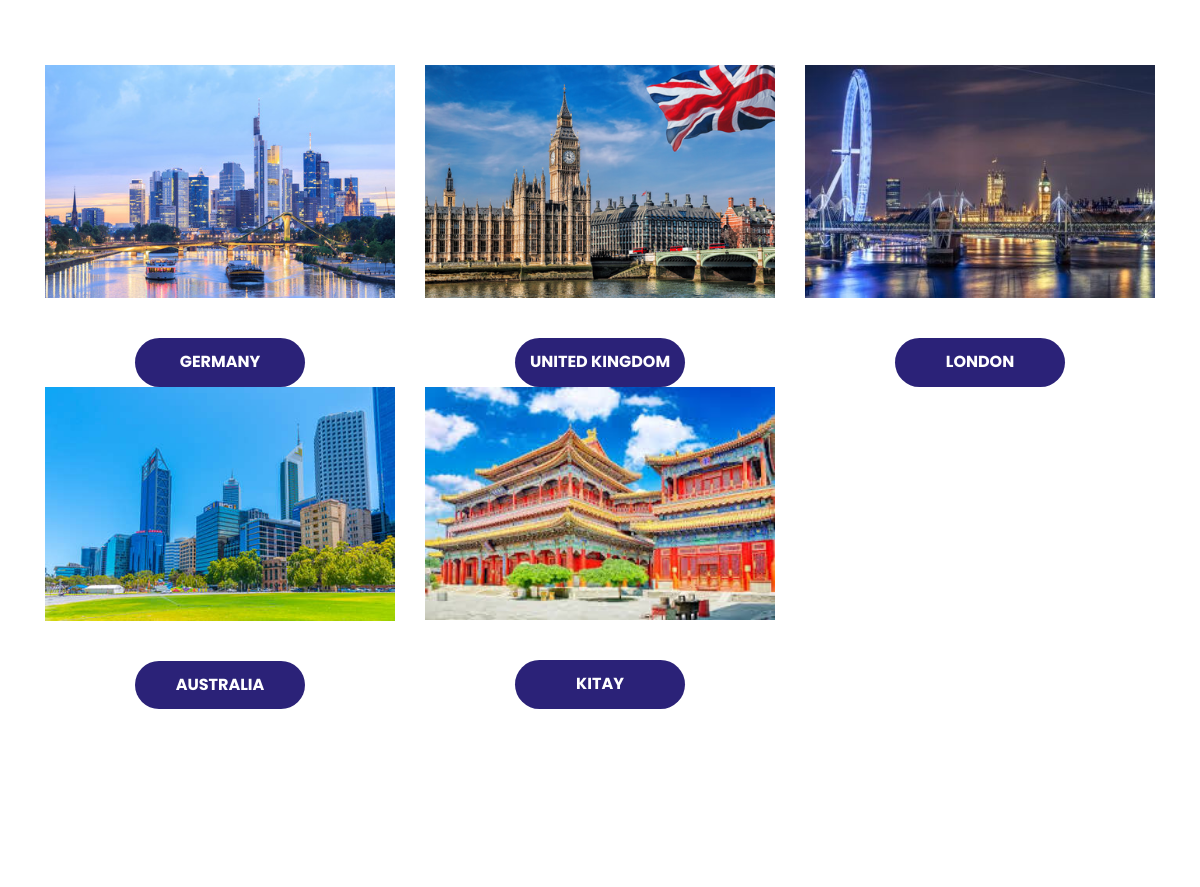
The page /tour/2/ (middle part) on the database as committed earlier.
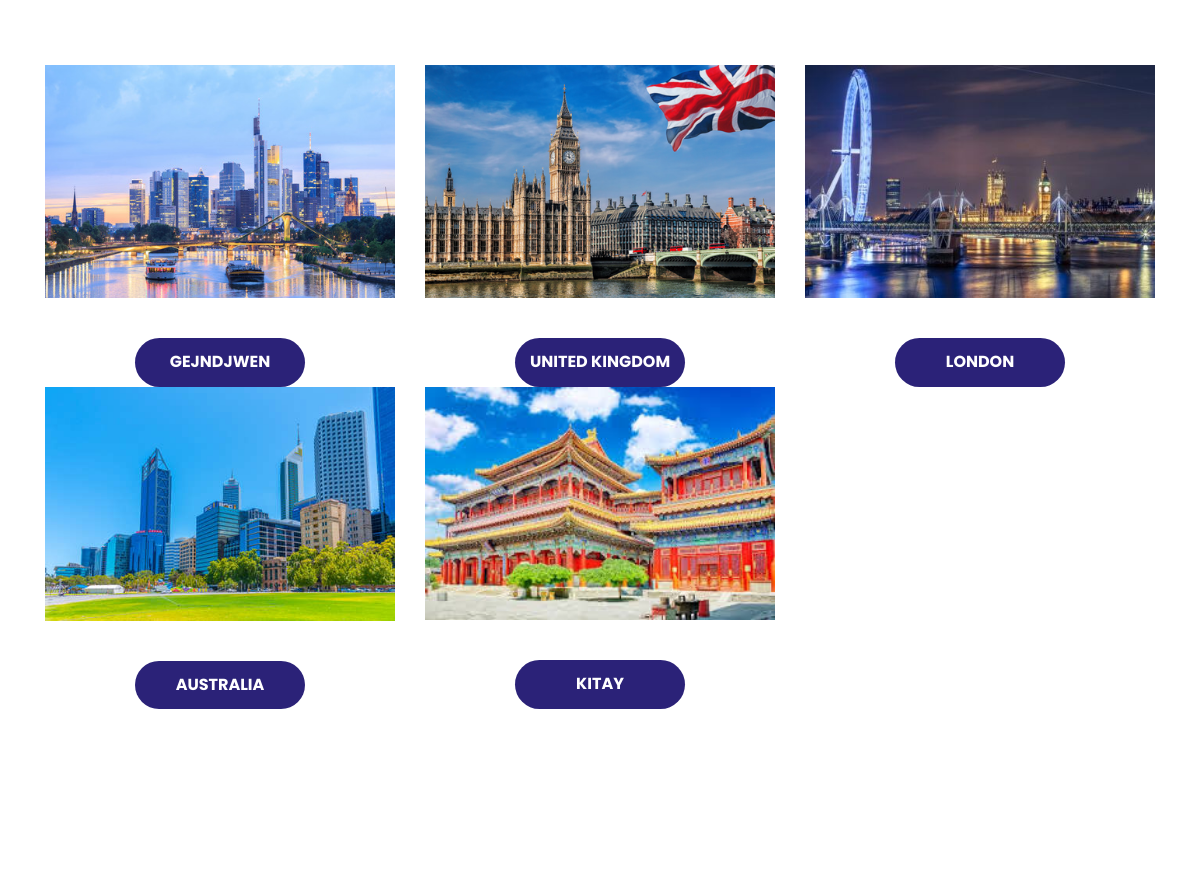
The same page on the database as committed later.
### blog/models.py (models this page shows, shortened)
class Service(models.Model):
    country=models.CharField(max_length=200)
    destination=models.IntegerField()
    view=models.CharField(max_length=1000, null=True)
    tour=models.ForeignKey(Tour, on_delete=models.CASCADE, related_name="tour")
    image=models.ImageField(upload_to='service_image/', null=True)

### blog/views.py (the view)
# urls.py: path('tour/<int:id>/', tour, name="tour"),
def tour(request, id):
    tour=get_object_or_404(Tour, id=id)
    services=tour.tour.all()
    tour=Tour.objects.all()
    return render(request, 'home.html', context={"services":services, "tour":tour})

### templates/home.html (shortened to what this page needs)
 {% extends 'base.html' %}
 {% block header %}
 <div class="services_section layout_padding">
   <div class="container">
      <div class="services_section_2">
         <div class="row">
            {% for service in services %}
            <div class="col-md-4 service_item">
               <div><img src="{{service.image.url}}" class="services_img"></div>
               <div class="btn_main"><a href="{% url 'view' service.id %}">{{service.country}}</a>
               </div>
            </div>
            {% endfor %}
         </div>
      </div>
   </div>
</div>
 <div class="about_section layout_padding">
 </div>
 {% endblock header %}

### templates/base.html (shortened to what this page needs)
{% load static %}
<!DOCTYPE html>
<html lang="en">
<head>
   <link rel="stylesheet" type="text/css" href="{% static 'css/bootstrap.min.css' %}">
   <link rel="stylesheet" type="text/css" href="{% static 'css/style.css' %}">
   <link rel="stylesheet" href="{% static 'css/responsive.css' %}">
   <link rel="stylesheet" href="{% static 'css/jquery.mCustomScrollbar.min.css' %}">
   <link rel="stylesheet" href="https://netdna.bootstrapcdn.com/font-awesome/4.0.3/css/font-awesome.css">
   <link rel="stylesheet" href="{% static 'css/owl.carousel.min.css' %}">
   <link rel="stylesheet" href="{% static 'css/owl.theme.default.min.css' %}">
   <link rel="stylesheet" href="https://cdnjs.cloudflare.com/ajax/libs/fancybox/2.1.5/jquery.fancybox.min.css"
      media="screen">
</head>
<body>
  {% block header %}
  {% endblock header %}
</body>
</html>

### static/css/style.css (style rules this page uses)
* { box-sizing: border-box !important; transition: ease all 0.5s; }
html { scroll-behavior: smooth; }
body { color: #666666; font-size: 14px; line-height: 1.80857; font-weight: normal; overflow-x: hidden; font-family: 'Poppins', sans-serif; }
a { color: #1f1f1f; text-decoration: none !important; outline: none !important; -webkit-transition: all .3s ease-in-out; -moz-transition: all .3s ease-in-out; -ms-transition: all .3s ease-in-out; -o-transition: all .3s ease-in-out; transition: all .3s ease-in-out; }
*, *::after, *::before { -webkit-box-sizing: border-box; -moz-box-sizing: border-box; box-sizing: border-box; }
a { color: #222222; text-decoration: none; outline: none !important; }
a, .btn { text-decoration: none !important; outline: none !important; -webkit-transition: all .3s ease-in-out; -moz-transition: all .3s ease-in-out; -ms-transition: all .3s ease-in-out; -o-transition: all .3s ease-in-out; transition: all .3s ease-in-out; }
img { max-width: 100%; height: auto; }
.layout_padding { padding-top: 90px; padding-bottom: 0px; }
.services_section { width: 100%; float: left; padding-bottom: 90px; }
.services_section_2 { width: 100%; float: left; margin-top: 90px; }
.services_img { width: 100%; float: left; text-align: center; }
.btn_main { width: 170px; margin: 0 auto; text-align: center; }
.btn_main a { width: 100%; float: left; font-size: 16px; color: #ffffff; background-color: #2b2278; text-align: center; padding: 10px 0px; border-radius: 30px; font-weight: bold; margin-top: 40px; text-transform: uppercase; }
.about_section { width: 100%; float: left; padding-bottom: 90px; }

Rows that differ between the two databases and show on the page:
changed Service: country "GERMANY" → "GEJNDJWEN"
